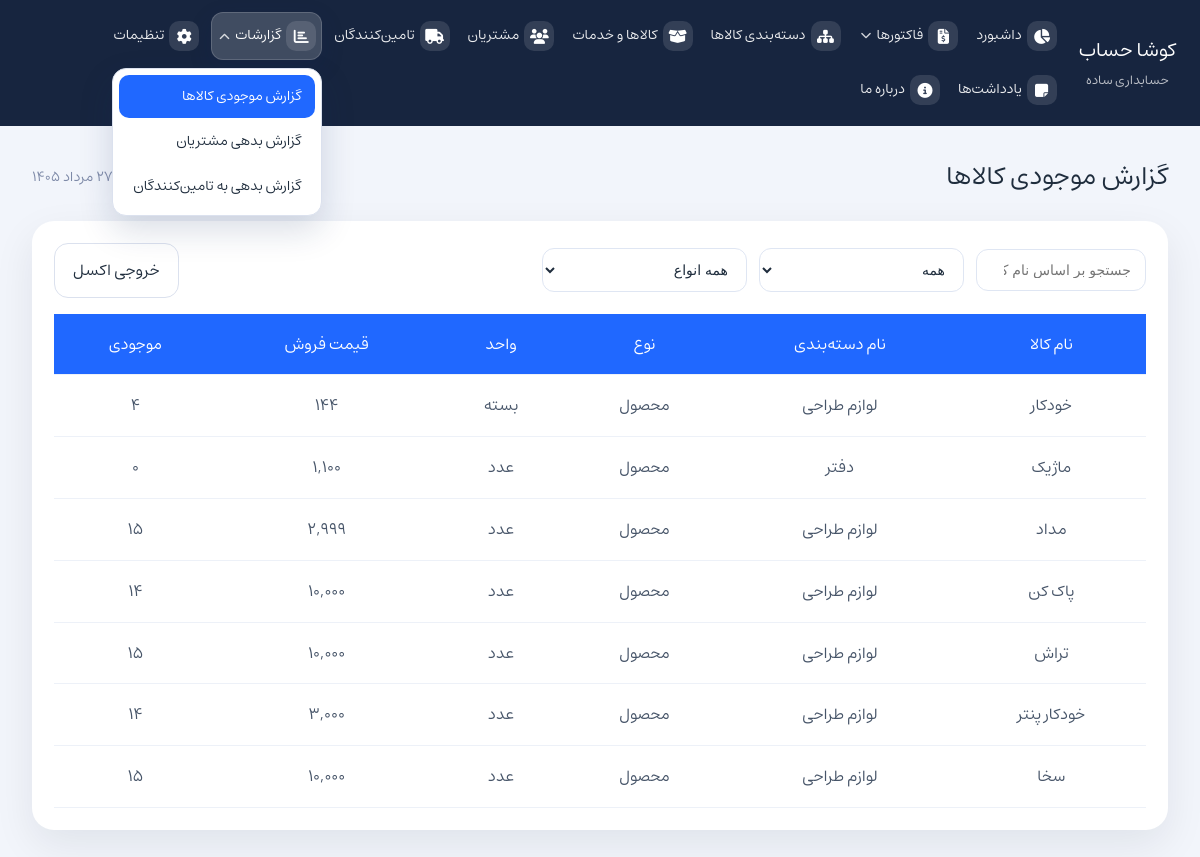
/?page=report-inventory, run on the app's committed database.
### tables this page shows
CREATE TABLE `products` (
  `id` int NOT NULL AUTO_INCREMENT,
  `code` varchar(50) NOT NULL,
  `name` varchar(150) NOT NULL,
  `category_id` int DEFAULT NULL,
  `type` enum('product','service') NOT NULL DEFAULT 'product',
  `unit` varchar(50) NOT NULL DEFAULT 'عدد',
  `purchase_price` decimal(14,2) NOT NULL DEFAULT '0.00',
  `sale_price` decimal(14,2) NOT NULL DEFAULT '0.00',
  `stock` decimal(14,2) NOT NULL DEFAULT '0.00',
  `min_stock` decimal(14,2) NOT NULL DEFAULT '0.00',
  `description` text,
  `created_at` timestamp NULL DEFAULT CURRENT_TIMESTAMP,
  PRIMARY KEY (`id`),
  UNIQUE KEY `code` (`code`),
  KEY `category_id` (`category_id`),
  CONSTRAINT `products_ibfk_1` FOREIGN KEY (`category_id`) REFERENCES `product_categories` (`id`) ON DELETE SET NULL
);

CREATE TABLE `product_categories` (
  `id` int NOT NULL AUTO_INCREMENT,
  `code` varchar(50) NOT NULL,
  `name` varchar(150) NOT NULL,
  `parent_id` int DEFAULT NULL,
  `created_at` timestamp NULL DEFAULT CURRENT_TIMESTAMP,
  PRIMARY KEY (`id`),
  UNIQUE KEY `code` (`code`),
  KEY `parent_id` (`parent_id`),
  CONSTRAINT `product_categories_ibfk_1` FOREIGN KEY (`parent_id`) REFERENCES `product_categories` (`id`) ON DELETE SET NULL
);

### pages/report-inventory.php (the view, shortened to what this page needs)
<?php
require_once __DIR__ . '/../assets/php/product_common.php';
$rows = [];
$result = $mysqli->query("
    SELECT p.id, p.code, p.name, p.category_id, p.type, p.unit, p.sale_price, p.stock, pc.name AS category_name
    FROM products p
    LEFT JOIN product_categories pc ON pc.id = p.category_id
    ORDER BY CAST(p.code AS UNSIGNED)
");
if ($result) {
    while ($row = $result->fetch_assoc()) {
        $rows[] = $row;
    }
}
?>
<div class="card">
    <div class="page-actions">
        <a href="assets/php/report_inventory_export.php" class="button-secondary" id="exportInventoryBtn">خروجی اکسل</a>
        <div class="filter-panel">
            <input type="search" id="inventorySearch" placeholder="جستجو بر اساس نام کالا، دسته‌بندی یا نوع...">
            <select id="inventoryCategoryFilter">
                <?php echo buildCategoryFilterOptionsHtml($mysqli); ?>
            </select>
            <select id="inventoryTypeFilter">
                <option value="">همه انواع</option>
            </select>
        </div>
    </div>
    <div class="table-wrapper">
        <table class="action-table" id="inventoryReportTable">
            <thead>
                <tr>
                    <th>نام کالا</th>
                    <th>نام دسته‌بندی</th>
                    <th>نوع</th>
                    <th>واحد</th>
                    <th>قیمت فروش</th>
                    <th>موجودی</th>
                </tr>
            </thead>
            <tbody>
                <?php if (count($rows) === 0): ?>
                    <tr class="empty-state-row"><td colspan="6" class="empty-state">کالایی یافت نشد</td></tr>
                <?php else: ?>
                    <?php foreach ($rows as $r): ?>
                        <?php $cat = $r['category_name'] !== null ? $r['category_name'] : '-'; ?>
                        <tr class="inventory-report-row"
                            data-name="<?php echo htmlspecialchars($r['name'], ENT_QUOTES, 'UTF-8'); ?>"
                            data-category="<?php echo htmlspecialchars($cat, ENT_QUOTES, 'UTF-8'); ?>"
                            data-category-id="<?php echo $r['category_id'] !== null ? $r['category_id'] : ''; ?>"
                            data-type="<?php echo $r['type']; ?>">
                            <td><?php echo htmlspecialchars($r['name'], ENT_QUOTES, 'UTF-8'); ?></td>
                            <td><?php echo htmlspecialchars($cat, ENT_QUOTES, 'UTF-8'); ?></td>
                            <td><?php echo $r['type'] === 'service' ? 'خدمت' : 'محصول'; ?></td>
                            <td><?php echo htmlspecialchars($r['unit'], ENT_QUOTES, 'UTF-8'); ?></td>
                            <td><?php echo number_format((float) $r['sale_price']); ?></td>
                            <td><?php echo number_format((float) $r['stock']); ?></td>
                        </tr>
                    <?php endforeach; ?>
                <?php endif; ?>
            </tbody>
        </table>
    </div>
</div>

### assets/css/style.css (style rules this page uses)
body { font-family: estedad, sans-serif; direction: rtl; text-align: right; text-rendering: optimizeLegibility; -webkit-font-smoothing: antialiased; line-height: 1.8; margin: 0; }
:root { --bg: #f2f5fb; --surface: #ffffff; --surface-strong: #edf1f8; --text: #1f2d3d; --muted: #7e8aa8; --primary: #2068ff; --primary-soft: #e8f0ff; --accent: #21b24a; --danger: #f05a5a; }
* { box-sizing: border-box; }
html, body { margin: 0; min-height: 100%; background: var(--bg); color: var(--text); }
body { direction: rtl; }
.card { background: var(--surface); border-radius: 22px; padding: 22px; box-shadow: 0 15px 40px rgba(15, 23, 42, 0.08); }
.table-wrapper { width: 100%; overflow-x: auto; }
.action-table { width: 100%; border-collapse: collapse; min-width: 620px; }
.action-table th, .action-table td { padding: 16px 18px; text-align: center; border-bottom: 1px solid #edf1f8; color: #475569; }
.action-table th { background: #2068ff; color: #fff; font-weight: 600; }
.page-actions { align-items: center; gap: 12px; margin-bottom: 16px; flex-direction: row-reverse; display: flex; justify-content: space-between; }
.filter-panel { display: flex; align-items: center; gap: 10px; flex-wrap: wrap; direction: rtl; order:2; }
.filter-panel input[type="search"], .filter-panel select { min-width: 170px; }
.filter-panel input[type="search"] { width: 240px; }
.button, .button-secondary, .button-danger { display: inline-flex; align-items: center; gap: 8px; padding: 12px 18px; border-radius: 14px; border: none; cursor: pointer; font-weight: 600; text-decoration: none; }
.button-secondary { background: #fff; color: var(--text); border: 1px solid #dbe1ee; }
.filter-panel { display: flex; gap: 12px; flex-wrap: unset; align-items: center; }
.filter-panel select, .filter-panel input, .form-row input, .form-row textarea, .form-row select { width: 100%; border: 1px solid #dfe6f3; border-radius: 12px; padding: 12px 14px; background: #fff; color: var(--text); font-size: 14px; }

### data on the page
products: name "خودکار", category.name "لوازم طراحی", type "محصول", unit "بسته", sale_price "144", stock "4"
products: name "ماژیک", category.name "دفتر", type "محصول", unit "عدد", sale_price "1,100", stock "0"
products: name "مداد", category.name "لوازم طراحی", type "محصول", unit "عدد", sale_price "2,999", stock "15"
products: name "پاک کن", category.name "لوازم طراحی", type "محصول", unit "عدد", sale_price "10,000", stock "14"
products: name "تراش", category.name "لوازم طراحی", type "محصول", unit "عدد", sale_price "10,000", stock "15"
products: name "خودکار پنتر", category.name "لوازم طراحی", type "محصول", unit "عدد", sale_price "3,000", stock "14"
products: name "سخا", category.name "لوازم طراحی", type "محصول", unit "عدد", sale_price "10,000", stock "15"

### other printed values
$label "داشبورد"
$label "دسته‌بندی کالاها"
$label "کالاها و خدمات"
$label "مشتریان"
$label "تامین‌کنندگان"
$label "تنظیمات"
$label "یادداشت‌ها"
$label "درباره ما"
$pages[$page] "گزارش موجودی کالاها"
form field value "همه"
